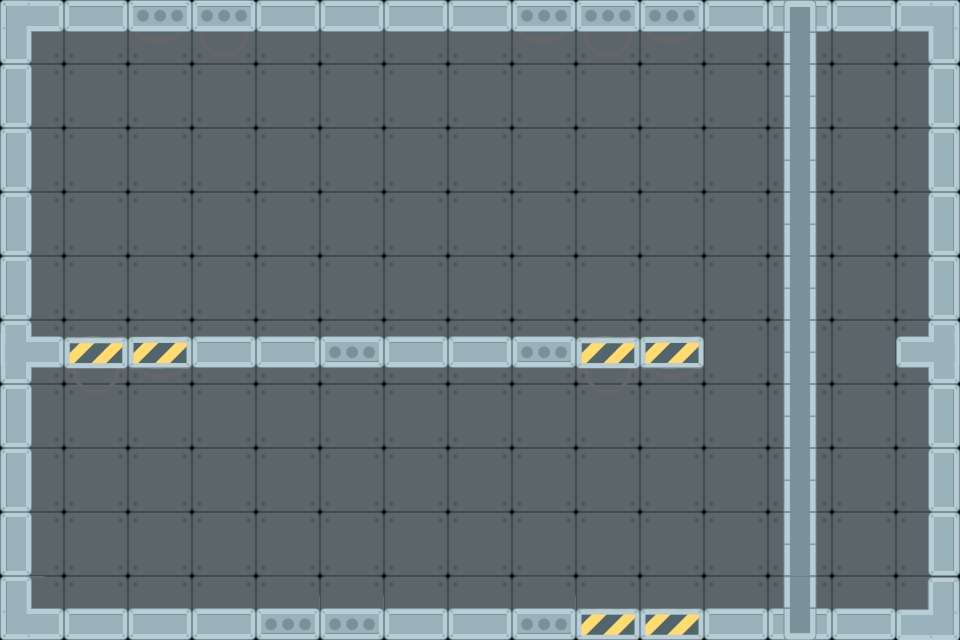

This is a level from a 2D game, rendered from its Tiled map with the project's own tilesets. A one-line summary and the map file follow, with tile-layer data summarised:
An orthogonal 15x10 tile map with 64x64 px tiles, 3 tile layers (background, floor, env) and 22 objects (6x light_soft, light_triangle, robot).

<map version="1.0" orientation="orthogonal" renderorder="right-down" width="15" height="10" tilewidth="64" tileheight="64" nextobjectid="79">
 <tileset firstgid="1" name="tiles" tilewidth="64" tileheight="64" tilecount="128" columns="16">
  <image source="../tiles.png" width="1024" height="512" />
 </tileset>
 <layer name="background" width="15" height="10" opacity="0.5">
  <data>[150 cells, 150 non-empty, 1 distinct tile ids]</data>
 </layer>
 <layer name="floor" width="15" height="10">
  <data>[150 cells, 53 non-empty, 17 distinct tile ids]</data>
 </layer>
 <layer name="env" width="15" height="10">
  <data>[150 cells, 16 non-empty, 8 distinct tile ids]</data>
 </layer>
 <objectgroup name="obstacles">
  <object id="1" x="2" y="-2" width="26" height="640" />
  <object id="2" x="930" y="2" width="26" height="640" />
  <object id="3" x="2" y="4" width="956" height="22" />
  <object id="5" x="4" y="612" width="952" height="28" />
  <object id="20" x="27" y="339" width="488" height="28" />
  <object id="21" x="512.667" y="340" width="190.333" height="28" />
  <object id="64" x="897" y="340" width="32" height="28" />
 </objectgroup>
 <objectgroup name="elevators">
  <object id="7" x="736" y="611" width="128" height="48">
   <properties>
    <property name="direction" value="0,1" />
    <property name="id" value="e1" />
    <property name="maxDistance" value="2.8" />
   </properties>
  </object>
 </objectgroup>
 <objectgroup name="fans" visible="0">
  <properties>
   <property name="target" value="e1" />
  </properties>
  <object id="8" x="254" y="384" width="64" height="64" />
  <object id="17" x="445" y="384" width="64" height="64" />
  <object id="65" x="256" y="128" width="64" height="64" />
  <object id="66" x="448" y="127" width="64" height="64" />
 </objectgroup>
 <objectgroup name="boxes" />
 <objectgroup name="switches">
  <object id="54" x="640.333" y="193" width="64" height="64">
   <properties>
    <property name="enabled" value="true" />
    <property name="name" value="s1" />
    <property name="target" value="e1" />
   </properties>
  </object>
 </objectgroup>
 <objectgroup name="gates" />
 <objectgroup name="sensors" />
 <objectgroup name="doors">
  <object id="77" x="65" y="145" width="128" height="192">
   <properties>
    <property name="levelId" value="6" />
   </properties>
  </object>
 </objectgroup>
 <objectgroup name="lights">
  <object id="67" name="light_triangle" x="794" y="63" width="64" height="64">
   <properties>
    <property name="alpha" value="0.25" />
    <property name="color" value="0xffffffff" />
    <property name="height" value="1000" />
    <property name="type" value="triangle" />
    <property name="width" value="400" />
   </properties>
  </object>
  <object id="70" name="light_soft" x="192" y="127" width="64" height="64">
   <properties>
    <property name="alpha" value="0.05" />
    <property name="color" value="0xffE0F7FA" />
    <property name="height" value="700" />
    <property name="type" value="soft" />
    <property name="width" value="700" />
   </properties>
  </object>
  <object id="71" name="light_soft" x="384" y="127" width="64" height="64">
   <properties>
    <property name="alpha" value="0.05" />
    <property name="color" value="0xffE0F7FA" />
    <property name="height" value="700" />
    <property name="type" value="soft" />
    <property name="width" value="700" />
   </properties>
  </object>
  <object id="72" name="light_soft" x="576" y="127" width="64" height="64">
   <properties>
    <property name="alpha" value="0.05" />
    <property name="color" value="0xffE0F7FA" />
    <property name="height" value="700" />
    <property name="type" value="soft" />
    <property name="width" value="700" />
   </properties>
  </object>
  <object id="73" name="light_soft" x="191" y="448" width="64" height="64">
   <properties>
    <property name="alpha" value="0.05" />
    <property name="color" value="0xffE0F7FA" />
    <property name="height" value="500" />
    <property name="type" value="soft" />
    <property name="width" value="500" />
   </properties>
  </object>
  <object id="74" name="light_soft" x="575" y="448" width="64" height="64">
   <properties>
    <property name="alpha" value="0.05" />
    <property name="color" value="0xffE0F7FA" />
    <property name="height" value="500" />
    <property name="type" value="soft" />
    <property name="width" value="500" />
   </properties>
  </object>
  <object id="75" name="light_soft" x="383" y="448" width="64" height="64">
   <properties>
    <property name="alpha" value="0.05" />
    <property name="color" value="0xffE0F7FA" />
    <property name="height" value="500" />
    <property name="type" value="soft" />
    <property name="width" value="500" />
   </properties>
  </object>
 </objectgroup>
 <objectgroup name="players">
  <object id="78" name="robot" x="130" y="520" width="62" height="62" />
 </objectgroup>
</map>
